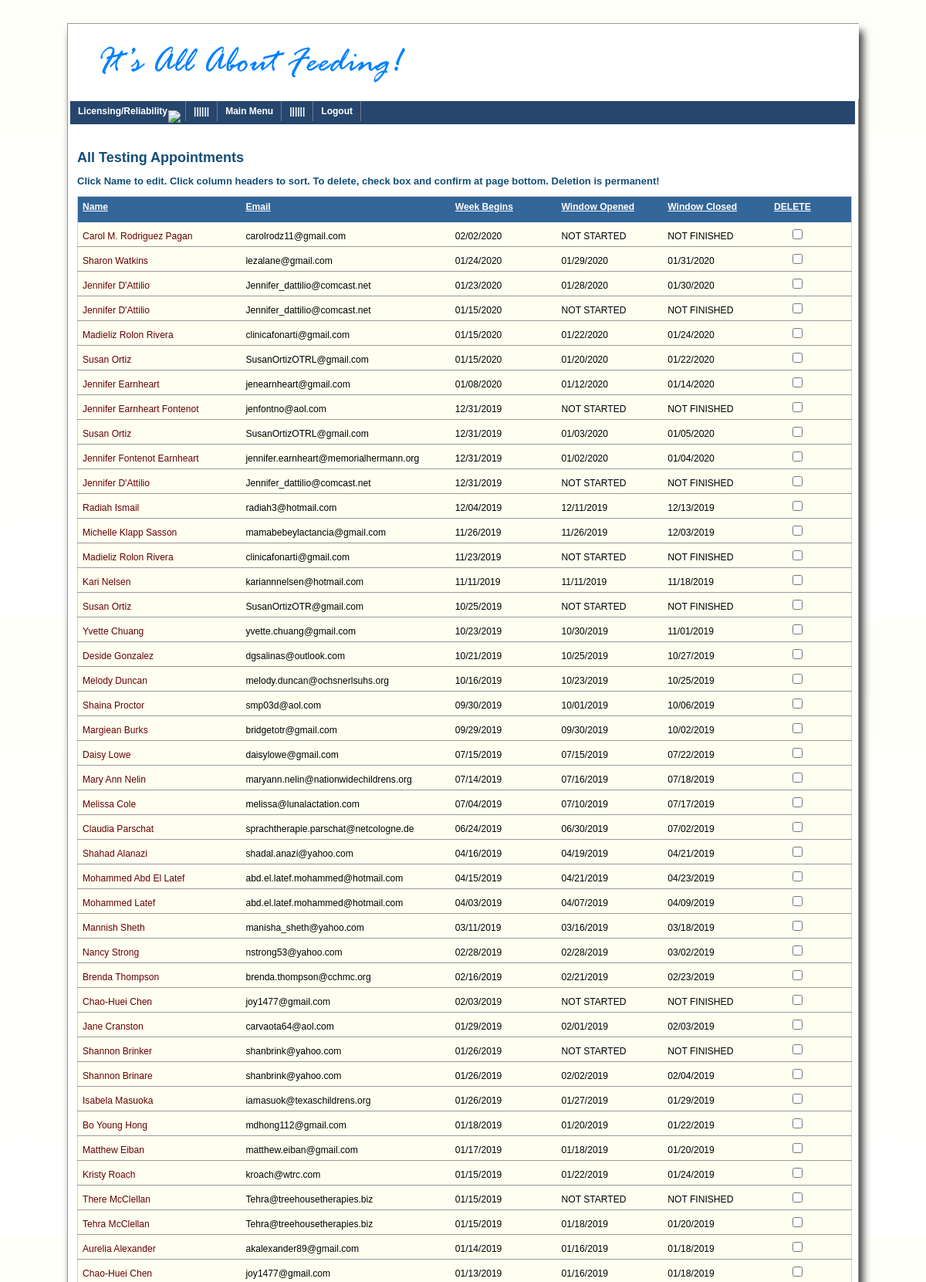
Page /support/index_app_testsked_list.php (signed in, upper part) on the committed database.
### tables this page shows
CREATE TABLE `apps_testsked_users` (
  `id` int(11) NOT NULL,
  `entered` date NOT NULL,
  `name` varchar(100) NOT NULL,
  `email` varchar(100) NOT NULL,
  `ordernum` varchar(10) NOT NULL,
  `testnum` int(2) NOT NULL,
  `weekopen` date NOT NULL,
  `weekclose` date NOT NULL,
  `winopen` date NOT NULL,
  `winclose` date NOT NULL
);

### support/_inc/inc_app_testsked.php (called while the page is built, shortened)
<?php
function getSked($sid) {
global $testskedTBL;
   if($link = db_connect_site()) {
	  $sid_search = (isset($sid) && !empty($sid)) ? "SELECT * FROM $testskedTBL WHERE testnum = '{$sid}' ORDER BY weekopen DESC" : "SELECT * FROM $testskedTBL ORDER BY weekopen DESC";
	  if($result = mysqli_query($link, $sid_search)) {
	  return $result;
	  exit;
	  }
   }
   $errorMsg['dbf_problem'] = "Problem: Can't connect to Database";
   return $errorMsg;
   exit;
}
?>

### support/index_app_testsked_list.php (the view, shortened to what this page needs)
<?php
include_once "_inc/_always.php";
include_once "_nav/nav_app_testsked_2.php";
include_once "_inc/inc_app_testsked.php";
$pageTitle    = "Testing Appointments";
$pageSubTitle = "Click Name to edit. Click column headers to sort. To delete, check box and confirm at page bottom. Deletion is permanent!";
$errorMsg     = array();
if(isset($_REQUEST['sid'])) {
  $sid = $_REQUEST['sid'];
  if(isset($sid) && !empty($sid)) {
     $sid_msg = getSidMsg($sid);
  }
  $pageTitle = $pageTitle . " For " . $sid_msg;
} else {
  $pageTitle = "All " . $pageTitle;
}
$showSked = getSked($sid);
?>
<!DOCTYPE html>
<html>
<head>
<link href="_css/css_cms.css" rel="stylesheet" type="text/css">
<link href="_css/css_nav_top.css" rel="stylesheet" type="text/css">
<link href="_css/css_tables_cms.css" rel="stylesheet" type="text/css">
<?php
echo $jq_ui . "\n";
?>
</head>
<body>
<div id="playground">
  <div id='header'><?php showBigLogo(); ?></div>
  <div id='nav_box'>
     <div id='slidemenu' class='jqueryslidemenu'>
     </div>
  </div>
  <div id='content'>
	  <?php
        if ( isset($pageTitle) && $pageTitle > '') {
            echo "<div class='pageTitle'>" . $pageTitle . "</div>\n";
        }
        if (isset($pageSubTitle) && $pageSubTitle > '') {
           echo "<div class='pageSubTitle'>" . $pageSubTitle . "</div>\n";
        }
      ?>
      <?php
      if(!is_object($showSked) || mysqli_num_rows($showSked) == '0') {
          echo "<table class='member_table'>";
          if(isset($errorMsg) && count($errorMsg)) {
             echo "<tr><td><div class='error_msg'>";
             foreach($errorMsg as $val) {
                echo "Please check: " . $val . "<br>";
             }
             echo "</div></td></tr>";
          }
          echo "<tr><td>No entries found.</td></tr>";
          echo "</table>";
      } else {
          echo "<form method='POST'>\n";
          echo "<table id='myTable' class='member_table'>\n";
		  echo "<THEAD>\n";
          echo "<tr>";
          echo "<th width='20%'>Name</th>";
          echo "<th width='20%'>Email</th>";
          echo "<th width='13%'>Week Begins</th>";
          echo "<th width='13%'>Window Opened</th>";
          echo "<th width='13%'>Window Closed</th>";
          echo "<th width='10%'>DELETE</th></tr>\n";
		  echo "</THEAD>\n";
		  echo "<TBODY>\n";
          while ($row = mysqli_fetch_assoc($showSked)) {
            $mid        = $row['id'];
            $name       = $row['name'];
            $email      = $row['email'];
            $weekopen   = ($row['weekopen'] == '0000-00-00' || empty($row['weekopen'])) ? "" : date("m/d/Y",strtotime($row['weekopen']));
 			$winopen    = ($row['winopen'] == '0000-00-00' || empty($row['winopen'])) ? "" : date("m/d/Y",strtotime($row['winopen']));
			$winclose   = ($row['winclose'] == '0000-00-00' || empty($row['winclose'])) ? "" : date("m/d/Y",strtotime($row['winclose']));
            $editPage   = $testskedEdit . "?mid=$mid";
            echo "<tr>\n";
            echo "<td width='20%'><a href='" . $editPage . "'>"  . $name . "</a></td>";
            echo "<td width='20%'>"  . $email . "</td>";
            echo ($weekopen == '') ? "<td width='13%'>&nbsp;</td>"  : "<td width='13%'>"  . $weekopen . "</td>";
            echo ($winopen == '') ? "<td width='13%'>NOT STARTED</td>"  : "<td width='13%'>"  . $winopen . "</td>";
            echo ($winclose == '')   ? "<td width='13%'>NOT FINISHED</td>"  : "<td width='13%'>"  . $winclose   . "</td>";
            echo "<td width='10%'>&nbsp;&nbsp;&nbsp;&nbsp;&nbsp;&nbsp;<input type='checkbox' name='del_me[]' value=$mid></td>";
            echo "</tr>\n";
          }
		  echo "</TBODY>\n";
          echo "</table>\n";
          echo "</form>\n";
      }
      ?>
  </div>
</body>
</html>

### support/_css/css_cms.css (style rules this page uses)
html, body, div, span, applet, object, iframe, h1, h2, h3, h4, h5, h6, p, blockquote, pre, a, abbr, acronym, address, big, cite, code, del, dfn, em, img, ins, kbd, q, s, samp, small, strike, strong, sub, sup, tt, var, b, u, i, center, dl, dt, dd, ol, ul, li, fieldset, form, label, legend, table, caption, tbody, tfoot, thead, tr, th, td, article, aside, canvas, details, embed, figure, figcaption, footer, header, hgroup, menu, nav, output, ruby, section, summary, time, mark, audio, video { margin:0; padding:0; border:0; font-size:100%; font:inherit; vertical-align:baseline; }
body { line-height:1; }
table { border-collapse:collapse; border-spacing:0; }
body { width:100% margin:0 auto; padding:0; font: 62.5% Arial, Helvetica, sans-serif; background: #FFFBFB; background: -webkit-gradient(linear, left top, left bottom, from(#FFFFF9), to(#FFFFFF)); background: -moz-linear-gradient(top, #FFFFF9, #FFFFFF); }
#playground { width:80%; max-width:1024px; min-width:1024px; margin:30px auto; background-color:#FFFFFF; border:1px solid #999; -moz-box-shadow: 5px 10px 10px #333333; -webkit-box-shadow: 5px 10px 10px #333333; box-shadow: 5px 10px 10px #333333; }
#header { width:99.9%; height:95px; margin:0; padding:0; border:1px solid #FFFFFF; background: #FFFFFF; }
#content { clear:both; width:98%; margin:30px 12px; padding:0; }
#content .pageTitle { clear:both; font-size: 1.8em; font-weight:bold; color:#134E77; margin-bottom:12px; }
#content .pageSubTitle { font-size:1.3em; font-weight:bold; color:#134E77; margin-bottom:12px; }

### support/_css/css_nav_top.css (style rules this page uses)
#nav_box { width:99.3%; height:30px; margin:3px; background:#26466D; }
.jqueryslidemenu { font: 1.2em Verdana, Geneva, sans-serif; font-weight:bold; background:#26466D; width: 100%; }

### support/_css/css_tables_cms.css (style rules this page uses)
.member_table { width:100%; font:1.1em Arial, Helvetica, sans-serif; border: 1px solid #cccccc; }
.member_table th { text-align:left; height: 21px; padding:6px; font:1.1em Tahoma, Geneva, sans-serif; color: #FFFFFF; background-color: #336699; font-weight:bold; text-decoration:underline; cursor:pointer; }
.member_table tr { height: 18px; }
.member_table td { font-size:1.1em; height:18px; padding:6px; color: #000; background-color: #FFFFF1; border-bottom:1px solid #999; }
.member_table td a, .member_table th a { text-decoration:none; color: #660000; }

### rows in the picture
apps_testsked_users: name "Carol M. Rodriguez Pagan", email "carolrodz11@gmail.com", weekopen "02/02/2020", winopen "NOT STARTED", winclose "NOT FINISHED"
apps_testsked_users: name "Sharon Watkins", email "lezalane@gmail.com", weekopen "01/24/2020", winopen "01/29/2020", winclose "01/31/2020"
apps_testsked_users: name "Jennifer D'Attilio", email "Jennifer_dattilio@comcast.net", weekopen "01/23/2020", winopen "01/28/2020", winclose "01/30/2020"
apps_testsked_users: name "Jennifer D'Attilio", email "Jennifer_dattilio@comcast.net", weekopen "01/15/2020", winopen "NOT STARTED", winclose "NOT FINISHED"
apps_testsked_users: name "Madieliz Rolon Rivera", email "clinicafonarti@gmail.com", weekopen "01/15/2020", winopen "01/22/2020", winclose "01/24/2020"
apps_testsked_users: name "Susan Ortiz", email "SusanOrtizOTRL@gmail.com", weekopen "01/15/2020", winopen "01/20/2020", winclose "01/22/2020"
apps_testsked_users: name "Jennifer Earnheart", email "jenearnheart@gmail.com", weekopen "01/08/2020", winopen "01/12/2020", winclose "01/14/2020"
apps_testsked_users: name "Jennifer Earnheart Fontenot", email "jenfontno@aol.com", weekopen "12/31/2019", winopen "NOT STARTED", winclose "NOT FINISHED"
apps_testsked_users: name "Susan Ortiz", email "SusanOrtizOTRL@gmail.com", weekopen "12/31/2019", winopen "01/03/2020", winclose "01/05/2020"
apps_testsked_users: name "Jennifer Fontenot Earnheart", email "jennifer.earnheart@memorialhermann.org", weekopen "12/31/2019", winopen "01/02/2020", winclose "01/04/2020"
apps_testsked_users: name "Jennifer D'Attilio", email "Jennifer_dattilio@comcast.net", weekopen "12/31/2019", winopen "NOT STARTED", winclose "NOT FINISHED"
apps_testsked_users: name "Radiah Ismail", email "radiah3@hotmail.com", weekopen "12/04/2019", winopen "12/11/2019", winclose "12/13/2019"
apps_testsked_users: name "Michelle Klapp Sasson", email "mamabebeylactancia@gmail.com", weekopen "11/26/2019", winopen "11/26/2019", winclose "12/03/2019"
apps_testsked_users: name "Madieliz Rolon Rivera", email "clinicafonarti@gmail.com", weekopen "11/23/2019", winopen "NOT STARTED", winclose "NOT FINISHED"
apps_testsked_users: name "Kari Nelsen", email "kariannnelsen@hotmail.com", weekopen "11/11/2019", winopen "11/11/2019", winclose "11/18/2019"
apps_testsked_users: name "Susan Ortiz", email "SusanOrtizOTR@gmail.com", weekopen "10/25/2019", winopen "NOT STARTED", winclose "NOT FINISHED"
apps_testsked_users: name "Yvette Chuang", email "yvette.chuang@gmail.com", weekopen "10/23/2019", winopen "10/30/2019", winclose "11/01/2019"
apps_testsked_users: name "Deside Gonzalez", email "dgsalinas@outlook.com", weekopen "10/21/2019", winopen "10/25/2019", winclose "10/27/2019"
apps_testsked_users: name "Melody Duncan", email "melody.duncan@ochsnerlsuhs.org", weekopen "10/16/2019", winopen "10/23/2019", winclose "10/25/2019"
apps_testsked_users: name "Shaina Proctor", email "smp03d@aol.com", weekopen "09/30/2019", winopen "10/01/2019", winclose "10/06/2019"
apps_testsked_users: name "Margiean Burks", email "bridgetotr@gmail.com", weekopen "09/29/2019", winopen "09/30/2019", winclose "10/02/2019"
apps_testsked_users: name "Daisy Lowe", email "daisylowe@gmail.com", weekopen "07/15/2019", winopen "07/15/2019", winclose "07/22/2019"
apps_testsked_users: name "Mary Ann Nelin", email "maryann.nelin@nationwidechildrens.org", weekopen "07/14/2019", winopen "07/16/2019", winclose "07/18/2019"
apps_testsked_users: name "Melissa Cole", email "melissa@lunalactation.com", weekopen "07/04/2019", winopen "07/10/2019", winclose "07/17/2019"
apps_testsked_users: name "Claudia Parschat", email "sprachtherapie.parschat@netcologne.de", weekopen "06/24/2019", winopen "06/30/2019", winclose "07/02/2019"
apps_testsked_users: name "Shahad Alanazi", email "shadal.anazi@yahoo.com", weekopen "04/16/2019", winopen "04/19/2019", winclose "04/21/2019"
apps_testsked_users: name "Mohammed Abd El Latef", email "abd.el.latef.mohammed@hotmail.com", weekopen "04/15/2019", winopen "04/21/2019", winclose "04/23/2019"
apps_testsked_users: name "Mohammed Latef", email "abd.el.latef.mohammed@hotmail.com", weekopen "04/03/2019", winopen "04/07/2019", winclose "04/09/2019"
apps_testsked_users: name "Mannish Sheth", email "manisha_sheth@yahoo.com", weekopen "03/11/2019", winopen "03/16/2019", winclose "03/18/2019"
apps_testsked_users: name "Nancy Strong", email "nstrong53@yahoo.com", weekopen "02/28/2019", winopen "02/28/2019", winclose "03/02/2019"
apps_testsked_users: name "Brenda Thompson", email "brenda.thompson@cchmc.org", weekopen "02/16/2019", winopen "02/21/2019", winclose "02/23/2019"
apps_testsked_users: name "Chao-Huei Chen", email "joy1477@gmail.com", weekopen "02/03/2019", winopen "NOT STARTED", winclose "NOT FINISHED"
apps_testsked_users: name "Jane Cranston", email "carvaota64@aol.com", weekopen "01/29/2019", winopen "02/01/2019", winclose "02/03/2019"
apps_testsked_users: name "Shannon Brinker", email "shanbrink@yahoo.com", weekopen "01/26/2019", winopen "NOT STARTED", winclose "NOT FINISHED"
apps_testsked_users: name "Shannon Brinare", email "shanbrink@yahoo.com", weekopen "01/26/2019", winopen "02/02/2019", winclose "02/04/2019"
apps_testsked_users: name "Isabela Masuoka", email "iamasuok@texaschildrens.org", weekopen "01/26/2019", winopen "01/27/2019", winclose "01/29/2019"
apps_testsked_users: name "Bo Young Hong", email "mdhong112@gmail.com", weekopen "01/18/2019", winopen "01/20/2019", winclose "01/22/2019"
apps_testsked_users: name "Matthew Eiban", email "matthew.eiban@gmail.com", weekopen "01/17/2019", winopen "01/18/2019", winclose "01/20/2019"
apps_testsked_users: name "Kristy Roach", email "kroach@wtrc.com", weekopen "01/15/2019", winopen "01/22/2019", winclose "01/24/2019"
apps_testsked_users: name "There McClellan", email "Tehra@treehousetherapies.biz", weekopen "01/15/2019", winopen "NOT STARTED", winclose "NOT FINISHED"
apps_testsked_users: name "Tehra McClellan", email "Tehra@treehousetherapies.biz", weekopen "01/15/2019", winopen "01/18/2019", winclose "01/20/2019"
apps_testsked_users: name "Aurelia Alexander", email "akalexander89@gmail.com", weekopen "01/14/2019", winopen "01/16/2019", winclose "01/18/2019"
apps_testsked_users: name "Chao-Huei Chen", email "joy1477@gmail.com", weekopen "01/13/2019", winopen "01/16/2019", winclose "01/18/2019"

### other values in the picture
$pageTitle "All Testing Appointments"
$pageSubTitle "Click Name to edit. Click column headers to sort. To delete, check box and confirm at page bottom. Deletion is permanent!"
